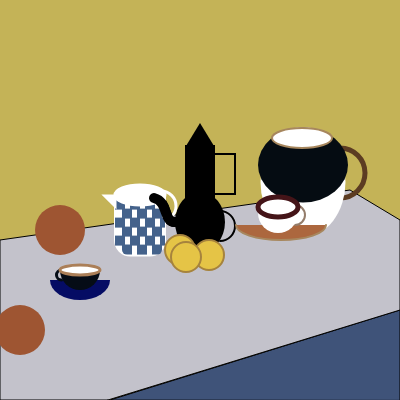
Frame 1 (no input)
Frame 60 (no input): identical to frame 1, image omitted
Frame 120 (the mouse pressed at the canvas centre since frame 60): identical to frame 1, image omitted

The p5.js sketch that drew this single still picture (run headless with seeded random() and noise() and a simulated clock; from frame 60 on, the mouse is pressed at the canvas centre):

// p5.js sketch
// ── sketch.js
function setup() {
  createCanvas(400, 400);
  background(196,179,87);

  //TABLE
  fill(63,83,121);
  triangle(110,400,400,310,400,400);
  
  fill(195,194,203);
  beginShape();
  vertex (108,400);
  vertex (0,400);
  vertex (0,240);
  vertex (350,190);
  vertex (400,220);
  vertex (400,310);
  endShape(CLOSE);

  //APPLES
  ellipseMode(CENTER);
  fill(158,85,50);
  noStroke();
  ellipse(60,230,50,50);

  ellipseMode(CENTER);
  fill(158,85,50);
  noStroke();
  ellipse(20,330,50,50);

 // BLACK CYLINDRICAL KETTLE
 
 noFill();
 stroke(0);
 strokeWeight(10);
 bezier(175,222,163,222,169,202,154,198);
 
 ellipseMode(CENTER);
 angleMode(DEGREES);
 fill(0);
 noStroke();
 ellipse(200,222,50,60);

 rectMode(CENTER);
 fill(0);
 noStroke();
 rect(200,195,30,100);

 triangle(186,146,214,146,200,123);

 rectMode(CENTER);
 noFill();
 stroke(0);
 strokeWeight(2);
 rect(220,174,30,40);

 ellipseMode(CENTER);
 angleMode(DEGREES);
 noFill();
 stroke(0);
 strokeWeight(2);
 arc(220,226,30,30,270,90);

 
 


 
  //PLAID PITCHER

  ellipseMode(CENTER);
  angleMode(DEGREES);
  noFill();
  stroke(255);
  strokeWeight(3);
  arc(161,206,30,30,270,90);
 
  rectMode(CENTER);
  fill(255);
  rect(140,225,49,60,0,0,15,15);
 
  // squares on the pitcher (first row)
  rectMode(CORNER);
  fill(68,98,139);
  noStroke();
  rect(115,199.6,10,10);

  rectMode(CORNER);
  fill(68,98,139);
  noStroke();
  rect(130,199.6,10,10);

  rectMode(CORNER);
  fill(68,98,139);
  noStroke();
  rect(145,199.6,10,10);

  rectMode(CORNER);
  fill(68,98,139);
  noStroke();
  rect(160,199.6,5,10);

  //second row
  rectMode(CORNER);
  fill(68,98,139);
  noStroke();
  rect(122,208.6,10,10);

  rectMode(CORNER);
  fill(68,98,139);
  noStroke();
  rect(137,208.6,10,10);

  rectMode(CORNER);
  fill(68,98,139);
  noStroke();
  rect(152,208.6,10,10);
  
  //third row
  
  rectMode(CORNER);
  fill(68,98,139);
  noStroke();
  rect(115,217.6,10,10);

  rectMode(CORNER);
  fill(68,98,139);
  noStroke();
  rect(130,217.6,10,10);

  rectMode(CORNER);
  fill(68,98,139);
  noStroke();
  rect(145,217.6,10,10);

  rectMode(CORNER);
  fill(68,98,139);
  noStroke();
  rect(160,217.6,5,10);
  
  //fourth row

  rectMode(CORNER);
  fill(68,98,139);
  noStroke();
  rect(122,226.6,10,10);

  rectMode(CORNER);
  fill(68,98,139);
  noStroke();
  rect(137,226.6,10,10);

  rectMode(CORNER);
  fill(68,98,139);
  noStroke();
  rect(152,226.6,10,10);

  //fifth row

  rectMode(CORNER);
  fill(68,98,139);
  noStroke();
  rect(115,235.6,10,10);

  rectMode(CORNER);
  fill(68,98,139);
  noStroke();
  rect(130,235.6,10,10);

  rectMode(CORNER);
  fill(68,98,139);
  noStroke();
  rect(145,235.6,10,10);

  rectMode(CORNER);
  fill(68,98,139);
  noStroke();
  rect(160,235.6,5,10);

  //sixth row
  rectMode(CORNER);
  fill(68,98,139);
  noStroke();
  rect(122,244.6,10,10,0,0,0,15);

  rectMode(CORNER);
  fill(68,98,139);
  noStroke();
  rect(137,244.6,10,10);

  rectMode(CORNER);
  fill(68,98,139);
  noStroke();
  rect(152,244.6,10,10,0,0,15,0);
  
  
  
  ellipseMode(CENTER);
  fill(255);
  stroke(255);
  ellipse(140,195,50,20);
  
  triangle(115,196,115,206,105,196);

  
 
 
 
 
 
  //the right black cup
  
  ellipseMode(CENTER);
  angleMode(DEGREES);
  noStroke();
  fill(5,12,100);
  arc(80,280,60,40,0,180);
 
  ellipseMode(CENTER);
  angleMode(DEGREES);
  noFill();
  stroke(5,12,22);
  strokeWeight(3);
  arc(61.5,275,10,10,90,270);



  ellipseMode(CENTER);
  angleMode(DEGREES);
  noStroke();
  fill(5,12,22);
  arc(80,270,40,40,0,180);

  ellipseMode(CENTER);
  fill(255);
  stroke(171,127,88);
  strokeWeight(3);
  ellipse(80,270,40,10);

  
  //BLACK CYLINDRICAL KETTLE (spout)

  noFill();
  stroke(0);
  strokeWeight(10);
  bezier(175,222,163,222,169,202,154,198);


  //THE LEMONS

  ellipseMode(CENTER);
  fill(229,196,70);
  stroke(166,131,61);
  strokeWeight(2);
  ellipse(180,250,30,30);
  ellipse(209,255,30,30);
  ellipse(186,257,30,30);

 
  //BIG PITCHER

  ellipseMode(CENTER);
  angleMode(DEGREES);
  noFill();
  stroke(92,60,34);
  strokeWeight(5);
  arc(340,173,50,50,270,90);

  ellipseMode(CENTER);
  fill(255);
  noStroke();
  ellipse(303,182,85,110);
 
  fill(5,12,18)
  ellipse(303,165,90,75);

  ellipseMode(CENTER);
  fill(255);
  stroke(167,135,94);
  strokeWeight(2);
  ellipse(302,138,60,20);

  //CUP IN GOLD PLATE

  ellipseMode(CENTER);
  angleMode(DEGREES);
  fill(172,103,62);
  arc(281,225,90,30,0,180);

  noFill();
  stroke(148,125,107);
  arc(295,215,20,20,270,90);

  fill(255);
  noStroke();
  arc(278,213,40,40,0,180);

  ellipseMode(CENTER);
  angleMode(DEGREES);
  fill(255);
  stroke(68,20,24);
  strokeWeight(5);
  ellipse(278,207,40,20);

  




}

function draw() {
}

function mousePressed(){
  console.log(mouseX,mouseY);
  console.log("penis");
}
